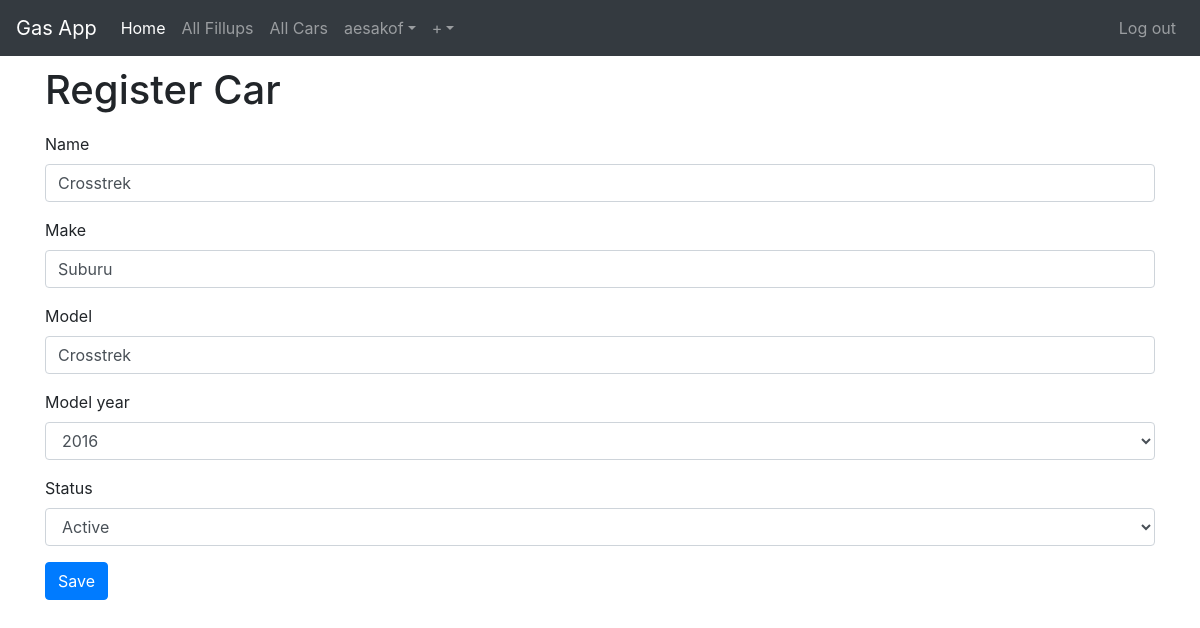
The app's page /profile/aesakof/cars/edit/2 (signed in) with its own data.
### accounts/models.py (models this page shows)
class User(AbstractUser):
    def __str__(self):
        return self.username

### fillups/models.py (models this page shows, shortened)
class Car(models.Model):
    username = models.ForeignKey(User,on_delete=models.CASCADE)
    name = models.CharField(max_length=25)
    make = models.CharField(max_length=25)
    model = models.CharField(max_length=25)
    model_year = models.IntegerField(choices=MODEL_YEARS)
    status = models.CharField(max_length=10,choices=STATUS,default='Active')

### fillups/views.py (the view, shortened to what this page needs)
# urls.py: path('profile/<str:username>/cars/edit/<int:pk>',views.UpdateCar.as_view(),name='update_car'),
class UpdateCar(LoginRequiredMixin,TestUserOfObject,UpdateView):
    model = Car
    form_class = forms.CarForm
    redirect_field_name = 'fillups:user_car_list'

### fillups/forms.py
class CarForm(forms.ModelForm):
    class Meta():
        model = Car
        fields = ('name', 'make', 'model', 'model_year', 'status')

### fillups/views.py (called while the page is built)
    def test_func(self):
        self.object = self.get_object()
        return self.request.user == self.object.username

### fillups/templates/fillups/car_form.html (shortened to what this page needs)
{% extends 'base.html' %}
{% load bootstrap4 %}
{% block content %}
  <h1>Register Car</h1>
  <form class="car-form" method="POST">
    {% bootstrap_form form %}
    {% buttons %}
  		<button type="submit" class="btn btn-primary btn-large">Save</button>
  	{% endbuttons %}  </form>
{% endblock %}

### templates/base.html (shortened to what this page needs)
<!DOCTYPE html>
{% load static %}
<html lang="en" dir="ltr">
  <head>
    <link rel="stylesheet" href="{% static 'css/bootstrap.min.css'%}">
    <link rel="stylesheet" href="{% static 'css/master.css'%}">
  </head>
  <body>
    <nav class="navbar navbar-expand-lg navbar-dark bg-dark">
      <a class="navbar-brand" href="{% url 'home' %}">Gas App</a>
      <div class="collapse navbar-collapse" id="navbarNavAltMarkup">
        <div class="navbar-nav">
          <a class="nav-item nav-link active" href="{% url 'home' %}">Home<span class="sr-only">(current)</span></a>
          <a class="nav-item nav-link" href="{% url 'fillups:all_fillup_list' %}">All Fillups</a>
          <a class="nav-item nav-link" href="{% url 'fillups:all_car_list' %}">All Cars</a>
          {% if user.is_authenticated %}
            <div class="navbar-nav nav-item dropdown">
              <a class="nav-link dropdown-toggle" id="navbarProfileDropdown" href="#" data-toggle="dropdown">{{ user.username }}</a>
            </div>
            <div class="navbar-nav nav-item dropdown">
              <a class="nav-link dropdown-toggle" id="navbarNewItemDropdown" href="#" data-toggle="dropdown">+</a>
            </div>
          {% endif %}
        </div>
      </div>
      <div class="navbar-nav ml-auto">
        {% if user.is_authenticated %}
          <a class="nav-item nav-link" href="{% url 'accounts:logout' %}" class="btn btn-simple">Log out</a>
        {% else %}
          <a class="nav-item nav-link" href="{% url 'accounts:login' %}" class="btn btn-simple">Log in</a>
          <a class="nav-item nav-link" href="{% url 'accounts:signup' %}" class="btn btn-simple">Sign up</a>
        {% endif %}
      </div>
    </nav>
    <div class="container mycontent">
      {% block content %}
      {% endblock %}
    </div>
  </body>
</html>

### static/css/master.css (style rules this page uses)
h1 { line-height: 1.7em; }

### records on screen
User: username "aesakof"
Car: name "Crosstrek", make "Suburu", model "Crosstrek", model_year "2016", status "Active"
